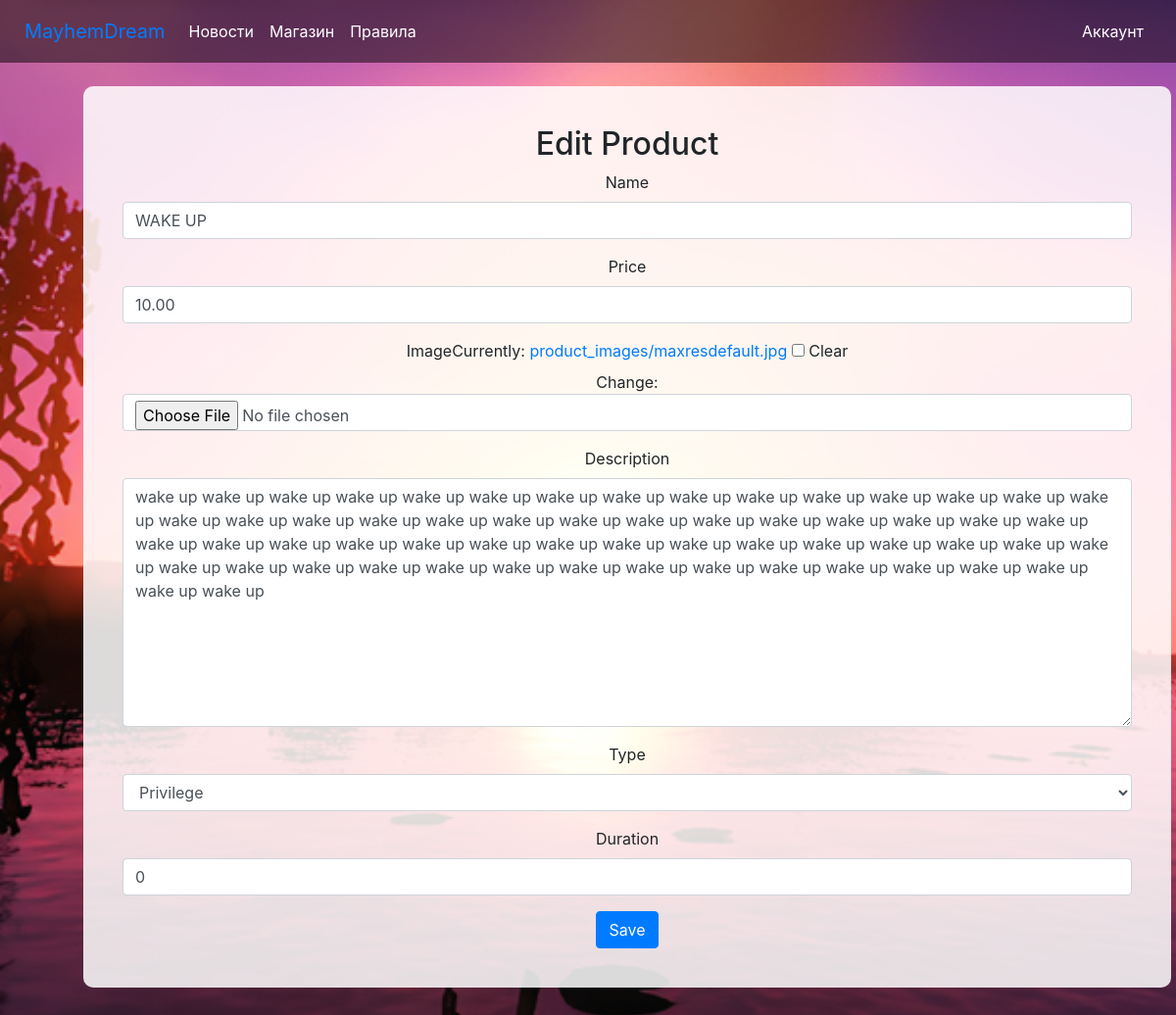
The page /shop/update/1/ (signed in) on the database its author committed.
### main/models.py (models this page shows)
class Product(models.Model):
    name = models.CharField(max_length=255)
    image = models.ImageField(upload_to='product_images', null=True, blank=True)
    type = models.ForeignKey(ProductType, on_delete=models.CASCADE)
    duration = models.IntegerField()  # Длительность в месяцах или других единицах измерения
    description = models.TextField()
    price = models.DecimalField(max_digits=10, decimal_places=2)

class ProductType(models.Model):
    name = models.CharField(max_length=255)
    def __str__(self):
        return self.name

### main/views.py (the view)
# urls.py: path('shop/update/<int:pk>/', views.ProductUpdateView.as_view(), name='product_update'),
class ProductUpdateView(LoginRequiredMixin, UpdateView):
    model = Product
    template_name = 'main/product_update.html'
    fields = ['name', 'price', 'image', 'description', 'type', 'duration']
    success_url = reverse_lazy('product_page')

### main/templates/main/product_update.html (shortened to what this page needs)
{% extends 'layouts/navbar.html' %}
{% load bootstrap4 %}
{% block content %}
<div class='container align-items-center'>
    <div class="container mt-4 bulletin-board">
        <h2>Edit Product</h2>
        <form method="post" enctype="multipart/form-data" class="form">
            {% bootstrap_form form %}
            <button type="submit" class="btn btn-primary"> Save </button>
        </form>
    </div>
</div>
{% endblock %}

### static/css/styles.css (style rules this page uses)
body { margin: 0; padding: 0; background-size: cover; background-position: center; background-repeat: repeat-y; background-attachment: fixed; height: 100%; }
.bulletin-board { background-color: rgba(255, 255, 255, 0.85); padding: 40px; margin: 40px; border-radius: 10px; text-align: center; display: block; }

### rows shown on the page
Product: name "WAKE UP", price "10.00", description "wake up wake up wake up wake up wake up wake up wake up wake up wake up wake up wake up wake up wake up wake up wake up wake up wake up wake up wake up wake up wake up wake up wake up wake up wake up wake up wake up wake up wake up wake up wake up wake up wake up wake up wake up wake up wake up wake up wake up wake up wake up wake up wake up wake up wake up wake up wake up wake up wake up wake up wake up wake up wake up wake up wake up wake up wake up wake up wake up wake up", type "Privilege", duration "0"
